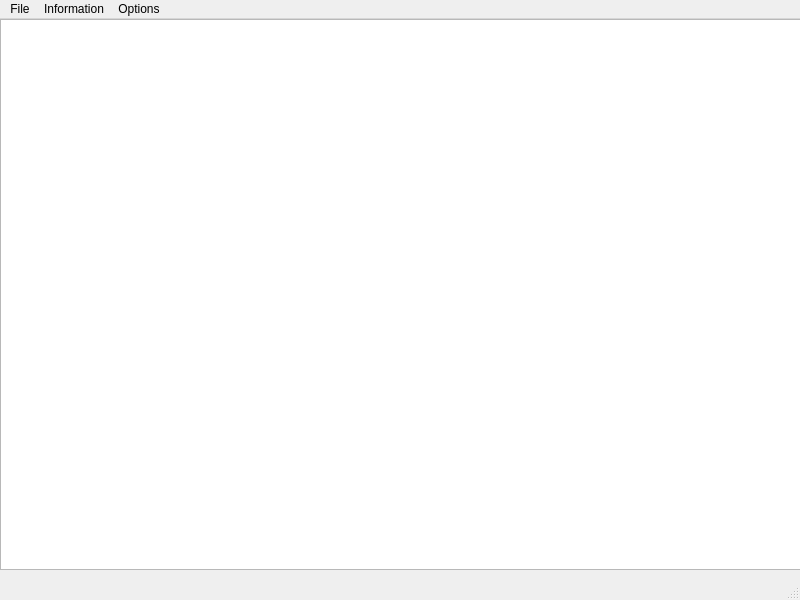
<?xml version="1.0" encoding="UTF-8"?>
<ui version="4.0">
 <class>TextRedactor</class>
 <widget class="QMainWindow" name="TextRedactor">
  <property name="geometry">
   <rect>
    <x>0</x>
    <y>0</y>
    <width>800</width>
    <height>600</height>
   </rect>
  </property>
  <property name="windowTitle">
   <string>TextRedactor</string>
  </property>
  <widget class="QWidget" name="centralwidget">
   <widget class="QTextEdit" name="textEdit">
    <property name="geometry">
     <rect>
      <x>0</x>
      <y>0</y>
      <width>801</width>
      <height>551</height>
     </rect>
    </property>
   </widget>
  </widget>
  <widget class="QMenuBar" name="menubar">
   <property name="geometry">
    <rect>
     <x>0</x>
     <y>0</y>
     <width>800</width>
     <height>21</height>
    </rect>
   </property>
   <widget class="QMenu" name="menuFile">
    <property name="title">
     <string>File</string>
    </property>
   </widget>
   <widget class="QMenu" name="menuInformation">
    <property name="title">
     <string>Information</string>
    </property>
   </widget>
   <widget class="QMenu" name="menuOptions">
    <property name="title">
     <string>Options</string>
    </property>
   </widget>
   <addaction name="menuFile"/>
   <addaction name="menuInformation"/>
   <addaction name="menuOptions"/>
  </widget>
  <widget class="QStatusBar" name="statusbar"/>
  <action name="actionOpen">
   <property name="text">
    <string>Open</string>
   </property>
   <property name="shortcut">
    <string>Ctrl+O</string>
   </property>
  </action>
  <action name="actionSave">
   <property name="text">
    <string>Save</string>
   </property>
   <property name="shortcut">
    <string>Ctrl+S</string>
   </property>
  </action>
  <action name="actionasdas_2">
   <property name="text">
    <string>asdas</string>
   </property>
  </action>
 </widget>
 <resources/>
 <connections/>
</ui>
